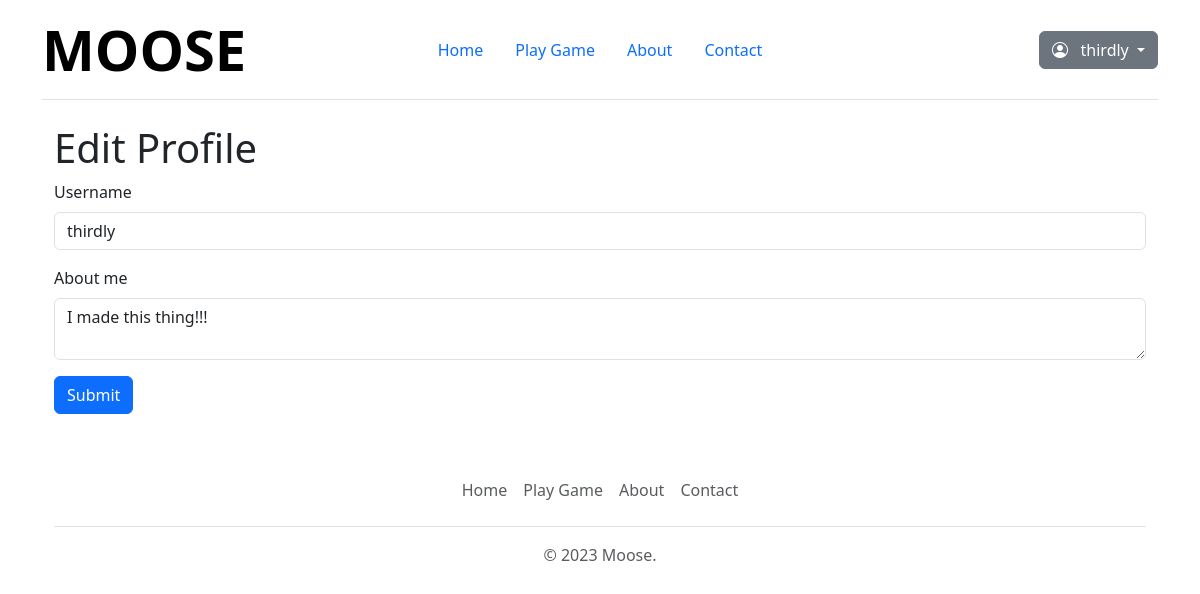
Screenshot of /edit_profile (signed in) with the database file from the repository.
### app/models.py (models this page shows, shortened)
class User(UserMixin, db.Model):
    id: so.Mapped[int] = so.mapped_column(primary_key=True)
    username: so.Mapped[str] = so.mapped_column(
        sa.String(64), index=True, unique=True
    )
    email: so.Mapped[str] = so.mapped_column(
        sa.String(120), index=True, unique=True
    )
    password_hash: so.Mapped[Optional[str]] = so.mapped_column(sa.String(256))
    about_me: so.Mapped[Optional[str]] = so.mapped_column(sa.String(140))
    last_seen: so.Mapped[Optional[datetime]] = so.mapped_column(
        default=lambda: datetime.now(timezone.utc)
    )
    posts: so.WriteOnlyMapped["Post"] = so.relationship(
        back_populates="author"
    )
    game_sessions = db.relationship(
        "GameSession", backref="user", lazy="dynamic"
    )

### app/routes.py (the view)
@app.route("/edit_profile", methods=["GET", "POST"])
@login_required
def edit_profile():
    form = EditProfileForm(current_user.username)
    if form.validate_on_submit():
        current_user.username = form.username.data
        current_user.about_me = form.about_me.data
        db.session.commit()
        flash("Your changes have been saved.")
        return redirect(url_for("user", username=current_user.username))
    elif request.method == "GET":
        form.username.data = current_user.username
        form.about_me.data = current_user.about_me
    return render_template(
        "edit_profile.html", title="Edit Profile", form=form
    )

### app/forms.py (shortened to what this page needs)
class EditProfileForm(FlaskForm):
    username = StringField("Username", validators=[DataRequired()])
    about_me = TextAreaField("About me", validators=[Length(min=0, max=140)])
    submit = SubmitField("Submit")
    def __init__(self, original_username, *args, **kwargs):
        super().__init__(*args, **kwargs)
        self.original_username = original_username

### app/models.py (called while the page is built)
@login.user_loader
def load_user(id):
    return db.session.get(User, int(id))

### app/routes.py (called while the page is built)
@app.before_request
def before_request():
    if current_user.is_authenticated:
        current_user.last_seen = datetime.now(timezone.utc)
        db.session.commit()

### app/templates/edit_profile.html
{% extends "base.html" %} {% import "bootstrap_wtf.html" as wtf %} {% block
content %}
<h1>Edit Profile</h1>
{{ wtf.quick_form(form) }} {% endblock %}

### app/templates/base.html (shortened to what this page needs)
<!DOCTYPE html>
<html>
  <head>
    <link href="/static/dist/css/bootstrap.min.css" rel="stylesheet" />
    <link
      rel="stylesheet"
      href="https://cdn.jsdelivr.net/npm/bootstrap-icons@1.11.3/font/bootstrap-icons.min.css"
    />
    <link
      rel="stylesheet"
      href="{{ url_for('static', filename='css/style.css') }}"
    />
    <link href="/static/css/headers.css" rel="stylesheet" />
  </head>
  <body>
    <div class="container">
      <nav
        class="d-flex flex-wrap align-items-center justify-content-center justify-content-md-between py-3 mb-4 border-bottom"
      >
        <div class="col-md-3 mb-2 mb-md-0">
          <a
            href="/"
            class="d-inline-flex link-body-emphasis text-decoration-none"
          >
            <span class="display-4 fw-bold">MOOSE</span>
          </a>
        </div>
        <ul
          class="nav nav-pills col-12 col-md-auto mb-2 justify-content-center mb-md-0"
        >
          <li>
            <a
              href="{{ url_for('index') }}"
              class="nav-link{% if request.path == url_for('index') %} active{% endif %}"
              aria-current="page"
              >Home</a
            >
          </li>
          <li>
            <a
              href="{{ url_for('game') }}"
              class="nav-link{% if request.path == url_for('game') %} active{% endif %}"
              aria-current="page"
              >Play Game</a
            >
          </li>
          <li>
            <a
              href="{{ url_for('about') }}"
              class="nav-link{% if request.path == url_for('about') %} active{% endif %}"
              aria-current="page"
              >About</a
            >
          </li>
          <li>
            <a
              href="{{ url_for('contact') }}"
              class="nav-link{% if request.path == url_for('contact') %} active{% endif %}"
              aria-current="page"
              >Contact</a
            >
          </li>
        </ul>
        <div class="col-md-3 text-end">
          {% if current_user.is_anonymous %}
          <ul
            class="nav nav-pills col-12 col-md-auto mb-2 justify-content-end mb-md-0"
          >
            <li>
              <a
                href="{{ url_for('login') }}"
                class="nav-link{% if request.path == url_for('login') %} active{% endif %}"
                aria-current="page"
                >Login</a
              >
            </li>
            <li>
              <a
                href="{{ url_for('register') }}"
                class="nav-link{% if request.path == url_for('register') %} active{% endif %}"
                aria-current="page"
                >Register</a
              >
            </li>
          </ul>
          {% else %}
          <div class="dropdown">
            <a
              class="btn btn-secondary dropdown-toggle"
              href="#"
              role="button"
              id="dropdownMenuLink"
              data-bs-toggle="dropdown"
              aria-expanded="false"
            >
              <i class="bi bi-person-circle"></i> &nbsp; {{
              current_user.username }}
            </a>
          </div>
          {% endif %}
        </div>
      </nav>
      <main class="container">{% block content %}{% endblock %}</main>
      <div class="container">
        <footer class="py-3 my-4">
          <ul class="nav justify-content-center border-bottom pb-3 mb-3">
            <li class="nav-item">
              <a
                href="{{ url_for('index') }}"
                class="nav-link px-2 text-body-secondary"
                >Home</a
              >
            </li>
            <li class="nav-item">
              <a
                href="{{ url_for('game') }}"
                class="nav-link px-2 text-body-secondary"
                >Play Game</a
              >
            </li>
            <li class="nav-item">
              <a
                href="{{ url_for('about') }}"
                class="nav-link px-2 text-body-secondary"
                >About</a
              >
            </li>
            <li class="nav-item">
              <a
                href="{{ url_for('contact') }}"
                class="nav-link px-2 text-body-secondary"
                >Contact</a
              >
            </li>
          </ul>
          <p class="text-center text-body-secondary">&copy; 2023 Moose.</p>
        </footer>
      </div>
    </div>
  </body>
</html>

### app/templates/bootstrap_wtf.html (shortened to what this page needs)
{% macro form_field(field, autofocus) %} {%- if field.type == 'BooleanField' %}
<div class="form-check mb-3">
  {{ field(class='form-check-input') }} {{ field.label(class='form-check-label')
  }}
</div>
{%- elif field.type == 'SelectField' %} {{
field.label(class='form-label') }} {{ field(class='form-select mb-3') }} {%-
elif field.type == 'TextAreaField' %}
<div class="mb-3">
  {{ field.label(class='form-label') }} {% if autofocus %} {{
  field(class='form-control' + (' is-invalid' if field.errors else ''),
  autofocus=True) }} {% else %} {{ field(class='form-control' + (' is-invalid'
  if field.errors else '')) }} {% endif %}
</div>
{%- elif field.type == 'SubmitField' %} {{ field(class='btn btn-primary mb-3')
}} {%- else %}
<div class="mb-3">
  {{ field.label(class='form-label') }} {% if autofocus %} {{
  field(class='form-control' + (' is-invalid' if field.errors else ''),
  autofocus=True) }} {% else %} {{ field(class='form-control' + (' is-invalid'
  if field.errors else '')) }} {% endif %}
</div>
{%- endif %} {% endmacro %} {% macro quick_form(form, action="", method="post",
id="", novalidate=False) %}
<form
  novalidate
  {%-
  if
  action
  !="None"
  %}
  action="{{ action }}"
  {%
  endif
  -%}
  {%-
  if
  method
  %}
  method="{{ method }}"
  {%
  endif
  %}
>
   {% set ns =
  namespace(first_field=true) %} {%- for field in form %} {% if
  field.widget.input_type != 'hidden' -%} {{ form_field(field, ns.first_field)
  }} {% set ns.first_field = false %} {%- endif %} {%- endfor %}
</form>
{% endmacro %}

### rows the page displays
User: username "thirdly", username "thirdly", about_me "I made this thing!!!"

### other values shown
{{ field.label(class='form-label') }} "Username"
{{ field.label(class='form-label') }} "About me"
